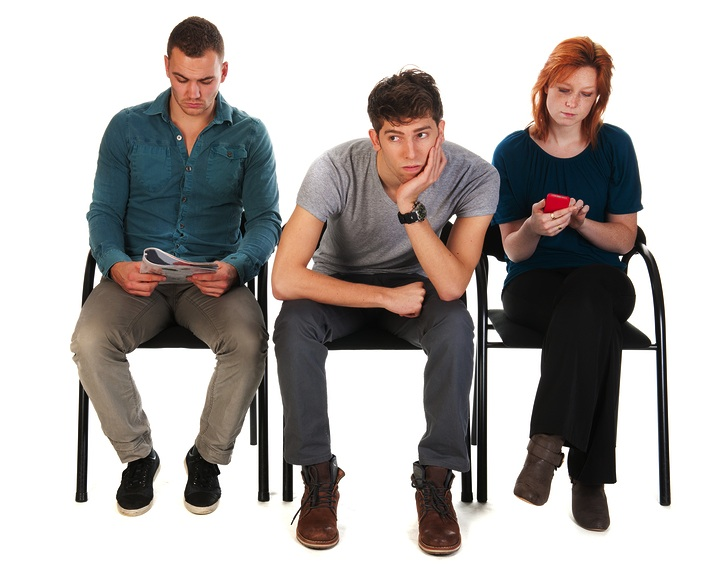
#> input picture example_data/waiting-room.jpg, 716 x 581 px
$ python face_detect.py ../example_data/waiting-room.jpg
#> lines starting #> are read from the running program, lines starting #| are printed output that depends on the picture; after the words box and inside, x2 and y2 are one past the last pixel; in counts of white or black regions, pixels touching at a corner belong together
import numpy as np
import cv2
import sys

face_cascade = cv2.CascadeClassifier('../data/haarcascades/haarcascade_frontalface_default.xml')
eye_cascade = cv2.CascadeClassifier('../data/haarcascades/haarcascade_eye.xml')

img = cv2.imread(sys.argv[1])
#> img is the input picture: shape (581, 716, 3); mean B, G, R 170.1, 172.1, 176.9
gray = cv2.cvtColor(img, cv2.COLOR_BGR2GRAY)
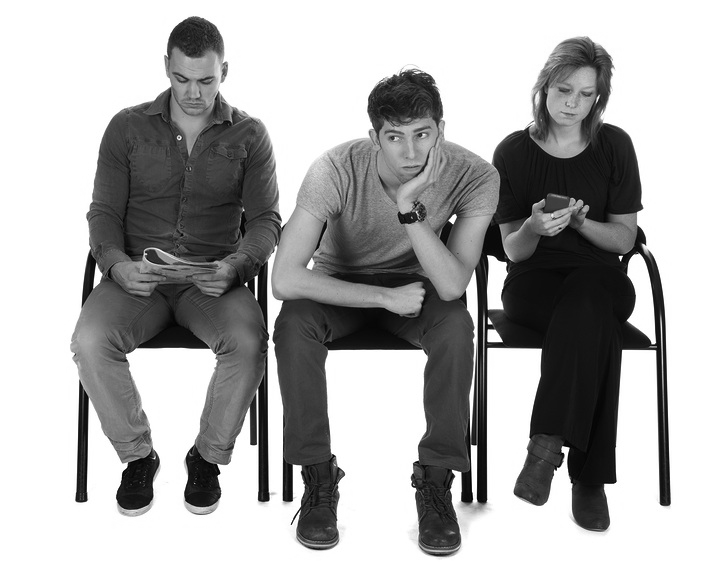
#> gray: shape (581, 716); min 0, max 255, mean 173.3
faces = face_cascade.detectMultiScale(gray, 1.3, 5)
#> faces = [[164, 58, 61, 61], [545, 72, 57, 57], [372, 107, 75, 75]]
for (x,y,w,h) in faces:
    img = cv2.rectangle(img, (x, y), (x+w, y+h), (255,0,0), 2)
    roi_gray = gray[y:y+h, x:x+w]
    roi_color = img[y:y+h, x:x+w]
    eyes = eye_cascade.detectMultiScale(roi_gray)
    for (ex, ey, ew, eh) in eyes:
        cv2.rectangle(roi_color, (ex, ey), (ex+ew, ey+eh), (0,255,0), 2)
#> this loop made 3 passes
#> (x, y, w, h, eyes) on pass 3: (372, 107, 75, 75, [[37, 16, 22, 22], [9, 19, 24, 24]])
#> pass 1, `img = cv2.rectangle(img, (x, y), (x+w, y+h), (255,0,0), 2)`:
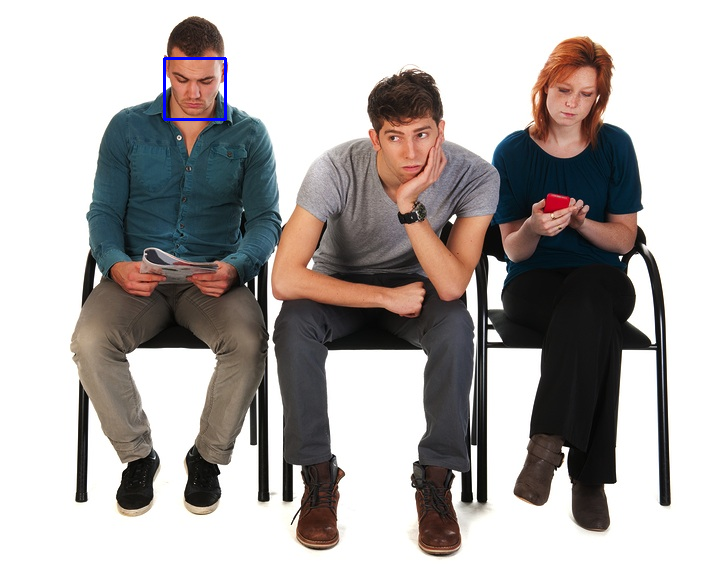
#> img: shape (581, 716, 3); 0.18% of pixels changed, all inside (x1, y1, x2, y2) = (163, 57, 227, 121)
#> pass 1, `roi_color = img[y:y+h, x:x+w]`:
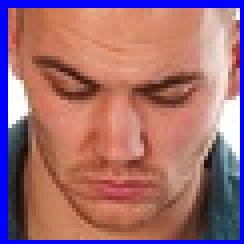
#> roi_color: shape (61, 61, 3) (shown 4 times larger); mean B, G, R 114.8, 107.5, 158.8
#> pass 2, `img = cv2.rectangle(img, (x, y), (x+w, y+h), (255,0,0), 2)`:
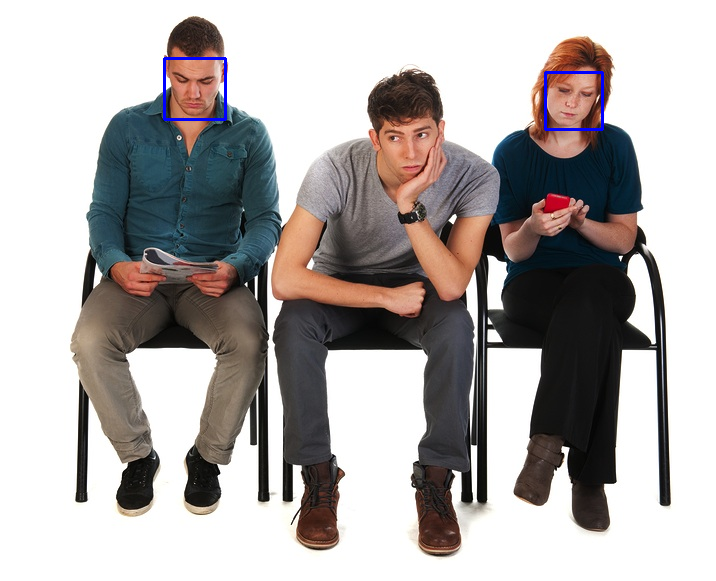
#> img: shape (581, 716, 3); 0.16% of pixels changed, all inside (x1, y1, x2, y2) = (544, 71, 604, 131)
#> after the loop:
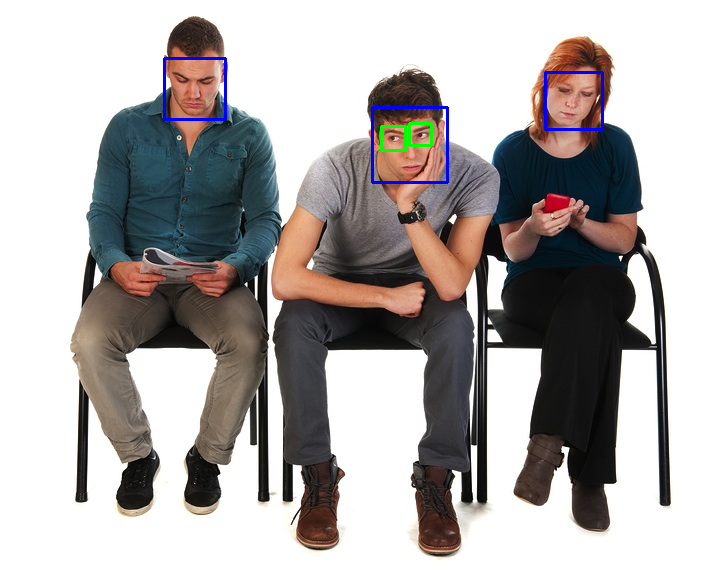
#> img: shape (581, 716, 3); 0.35% of pixels changed, all inside (x1, y1, x2, y2) = (371, 106, 449, 184)
#> after the loop:
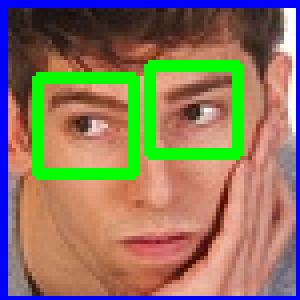
#> roi_color: shape (75, 75, 3) (shown 4 times larger); mean B, G, R 97.1, 118, 139.7
#> after the loop:
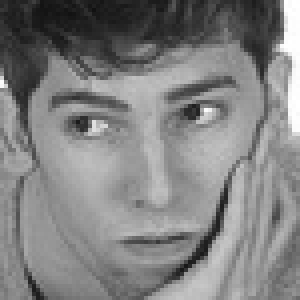
#> roi_gray: shape (75, 75) (shown 4 times larger); min 17, max 255, mean 129.3

cv2.imshow('img', img)
cv2.waitKey(0)
cv2.destroyAllWindows()
